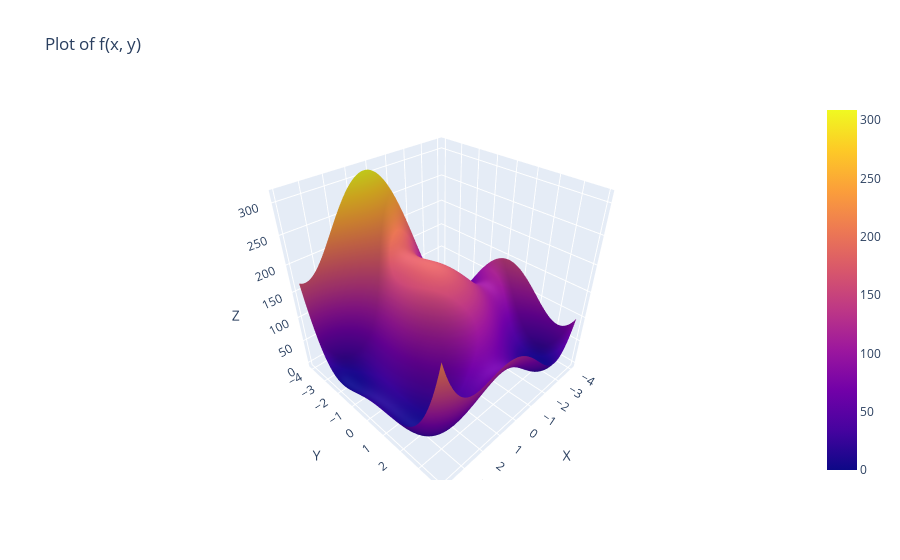

Here is the notebook cell this chart was saved with:
### Code cell
# Create a 3D surface plot
fig = go.Figure(data=[go.Surface(x=X, y=Y, z=Z)])

# Set plot layout
fig.update_layout(
    title='Plot of f(x, y)',
    scene=dict(
        xaxis_title='X',
        yaxis_title='Y',
        zaxis_title='Z',
    )
)

# Show the interactive plot
fig.show()

### Figure 1 — Plotly figure (JSON) as saved in the notebook; plotly's stock layout.template omitted (floating-point values rounded to 4 significant figures; data arrays with more than 128 entries replaced by an {"elided": "..."} marker saying what was removed)
{"data": [{"type": "surface", "x": {"elided": "80x80 float values"}, "y": {"elided": "80x80 float values"}, "z": {"elided": "80x80 float values"}}], "layout": {"scene": {"xaxis": {"title": {"text": "X"}}, "yaxis": {"title": {"text": "Y"}}, "zaxis": {"title": {"text": "Z"}}}, "title": {"text": "Plot of f(x, y)"}}}
